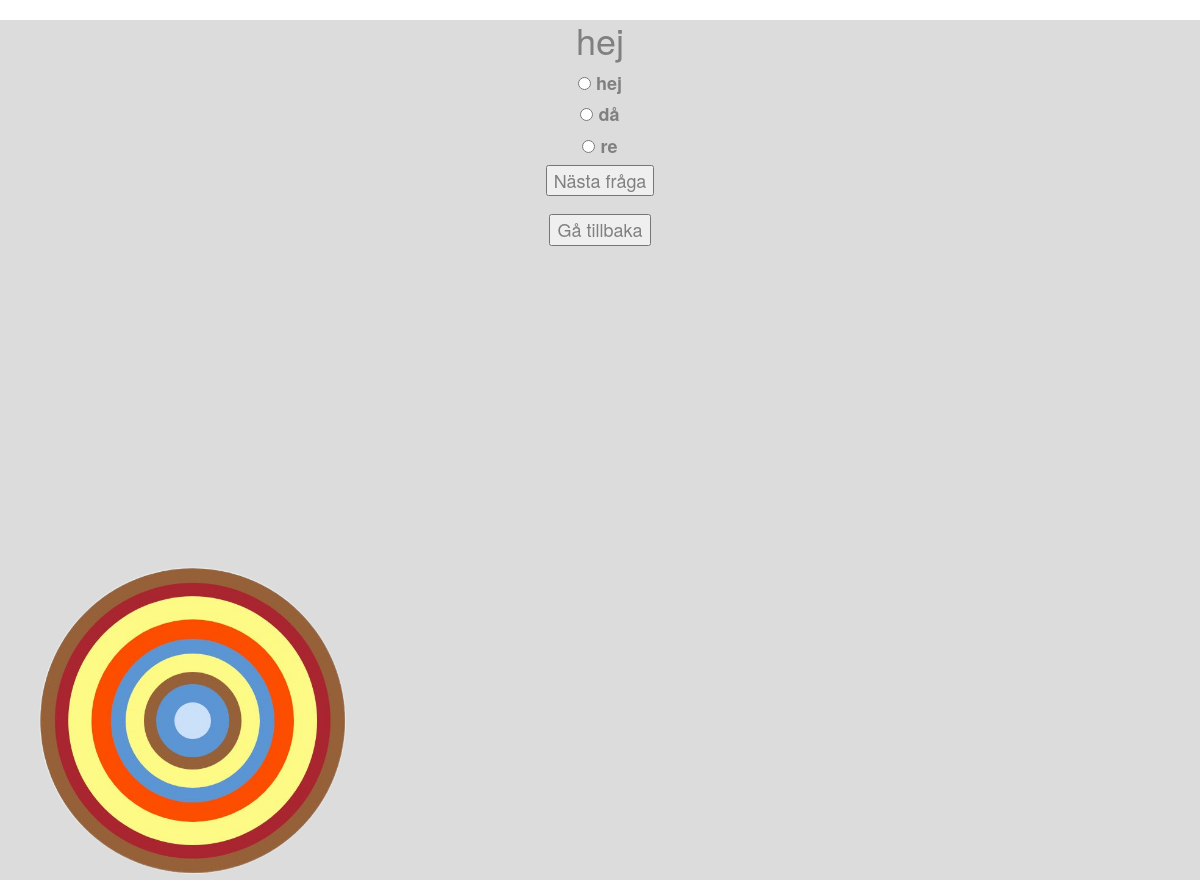
/6/, run on the app's committed database.
### testapp/models.py (models this page shows, shortened)
class Question(models.Model):
    question_text = models.CharField(max_length=200)
    pub_date = models.DateTimeField('date published')
    class Meta:
        ordering = ['id']

class Choice(models.Model):
    question = models.ForeignKey(Question, on_delete=models.CASCADE)
    choice_text = models.CharField(max_length=200)
    votes = models.IntegerField(default=0)

### testapp/views.py (the view)
# urls.py: path('<int:pk>/', views.DetailView.as_view(), name='detail'),
class DetailView(generic.DetailView):
    model = Question
    template_name = 'testapp/detail.html'

### testapp/templates/testapp/detail.html (shortened to what this page needs)
{% load static %}
{% load bootstrap3 %}
{% bootstrap_css %}
<link rel="stylesheet" type="text/css" href="{% static 'testapp/main.css' %}">
<link rel="stylesheet" href="//maxcdn.bootstrapcdn.com/bootstrap/3.2.0/css/bootstrap.min.css">
<link rel="stylesheet" href="//maxcdn.bootstrapcdn.com/bootstrap/3.2.0/css/bootstrap-theme.min.css">
<div class="questpage">
  </div>
  <div class="questtext">
<h1>{{ question.question_text }}</h1>
<form action="{% url 'testapp:answer1' question.id %}" method="post">
{% for choice in question.choice_set.all %}
  <input type="radio" name="choice" id="choice{{ forloop.counter }}" value ="{{ choice.id }}">
  <label for="choice{{ forloop.counter }}">{{ choice.choice_text }}</label><br>
{% endfor %}
<input type="submit" value="Nästa fråga" />
</form>
<form action="{% url 'testapp:index' %}" method="get">
<input type="submit" value="Gå tillbaka" />
</form>
</div>

### testapp/static/testapp/main.css (style rules this page uses)
@media screen and (min-width: 668px) { .questpage { width: 100%; position: absolute; height: 100%; background: gainsboro url("images/AW_circle.png") bottom left no-repeat; background-size: 400px; z-index: -1; } }
@media screen and (min-width: 668px) { .questtext { margin:auto; width: 50%; position: static; font-size: 18; text-align: center; color: gray; font-family: "HelveticaNeue-Light", "Helvetica Neue Light", "Helvetica Neue", Helvetica, Arial, "Lucida Grande", sans-serif; background-color: gainsboro; } }

### data on the page
Question: question_text "hej"
Choice: choice_text "hej"
Choice: choice_text "då"
Choice: choice_text "re"
